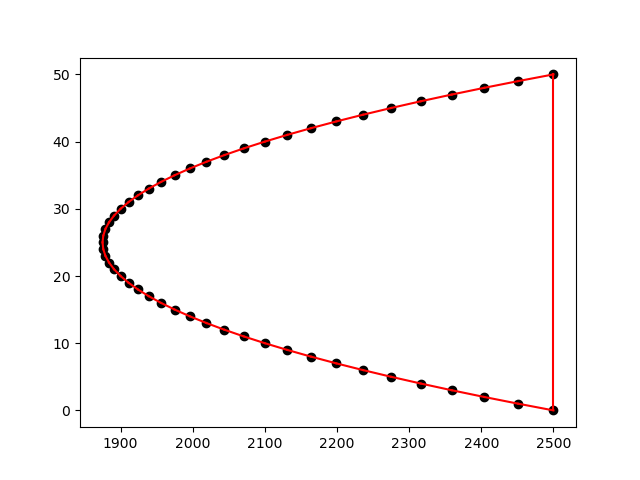

Write Python code to recreate this figure.
import numpy as np
import sys

from logzero import logger
from scipy.optimize import linprog
from matplotlib import pyplot as plt
from scipy.spatial import ConvexHull as scipy_convex_hull
from itertools import product
from contexttimer import Timer
from fractions import Fraction

from utils import coordinate2str, get_hyperplane, get_integral_vec


class Facet(object):
    def __init__(self):
        super().__init__()
        self.norm_vector = []
        self.intercept = 0

    def __str__(self):
        return '{} * x <= {}'.format(self.norm_vector, self.intercept)


class Vertex(object):
    def __init__(self, coordinate, facets_norm, facets_intercept):
        super().__init__()
        self.coordinate = np.array(coordinate)
        self.facets_norm = np.array(facets_norm)
        self.facets_intercept = np.array(facets_intercept)

    def within_boundary(self, x):
        return np.all(self.facets_norm.dot(x) <= self.facets_intercept)

    def update_facet(self, norms, intercepts):
        """
        Add facet and remove redundant facets
        """
        self.facets_norm = np.concatenate(
            (self.facets_norm, norms)
        )
        self.facets_intercept = np.concatenate(
            (self.facets_intercept, intercepts)
        )
        unique_facets = np.unique(
            np.hstack((
                self.facets_norm,
                self.facets_intercept.reshape(self.facets_norm.shape[0], 1)
            )),
            axis=0
        )
        self.facets_norm = unique_facets[:, :-1]
        self.facets_intercept = unique_facets[:, -1]
        logger.debug('before prune redundant facets: \n%s', self)

        irredundant_facets_norm = []
        irredundant_facets_intercept = []
        for i in range(self.facets_norm.shape[0]):
            c = -self.facets_norm[i, :]
            A = np.vstack((
                self.facets_norm[:i, :],
                self.facets_norm[i + 1:, :]
            ))
            b = np.hstack((
                self.facets_intercept[:i],
                self.facets_intercept[i + 1:]
            ))
            try:
                res = linprog(c, A, b, bounds=(None, None))
            except ValueError:
                irredundant_facets_norm.append(self.facets_norm[i, :])
                irredundant_facets_intercept.append(self.facets_intercept[i])
                continue
            if -res.fun - self.facets_intercept[i] > 1e-5:
                irredundant_facets_norm.append(self.facets_norm[i, :])
                irredundant_facets_intercept.append(self.facets_intercept[i])
        self.facets_norm = np.array(irredundant_facets_norm)
        self.facets_intercept = np.array(irredundant_facets_intercept)
        logger.debug('after prune redundant facets: \n%s', self)

    def __str__(self):
        string = 'Coordinate: {}\n'.format(self.coordinate)
        string += 'Facets: \n{} * x <= {}\n'.format(self.facets_norm, self.facets_intercept)
        return string

    def __eq__(self, other):
        return coordinate2str(self.coordinate) == coordinate2str(other.coordinate)

    def __hash__(self):
        return hash(coordinate2str(self.coordinate))


class ConvexHull(object):
    def __init__(self, dimension):
        super().__init__()
        self.dimension = dimension
        # coordinate => vertex
        self.vertices = {}
        self.facets = []

    def contains(self, x):
        for vertex in self.vertices.values():
            if not vertex.within_boundary(x):
                return False
        return True

    def add_vertex(self, vertex):
        v = self.get_vertex(vertex.coordinate)
        if v is not None:
            logger.debug('Duplicate vertex: \n%s\n%s', vertex, v)
            v.update_facet(vertex.facets_norm,
                           vertex.facets_intercept)
        else:
            self.vertices[coordinate2str(vertex.coordinate)] = vertex

    def get_vertex(self, coordinate):
        return self.vertices.get(coordinate2str(coordinate), None)

    def get_vertices(self):
        return self.vertices.values()

    def remove_vertex(self, vertex):
        if self.get_vertex(vertex.coordinate) is None:
            raise RuntimeError('Unable to remove vertex {}'.format(vertex.coordinate))
        del self.vertices[coordinate2str(vertex.coordinate)]

    def show(self, file_name=None):
        if self.dimension > 3:
            logger.warning('Cannot show convex hull in 4D space')
            return
        corners = []
        for v in self.vertices.values():
            corners.append(v.coordinate)
        corners = np.array(corners)
        hull = scipy_convex_hull(corners)
        fig = plt.figure()
        if self.dimension == 3:
            ax = fig.add_subplot(111, projection='3d')
        else:
            ax = fig.add_subplot(111)
        ax.plot(*corners.T, "ko")

        for s in hull.simplices:
            # s = np.append(s, s[0])
            ax.plot(*corners[s, :].T, 'r-')

        if file_name is None:
            plt.show()
        else:
            plt.savefig(file_name)

    def get_feasible_point_on_facet(
            self, norm, intercept, initial_point, handler=None
    ):
        """
        Get the feasible integer points on the given facet
        """
        sys.setrecursionlimit(10000)

        visited = set()
        res = []
        directions = np.zeros(
            [2 * len(initial_point), len(initial_point)],
            dtype=np.int32
        )
        for i in range(len(initial_point)):
            directions[2 * i][i] = 1
            directions[2 * i + 1][i] = -1

        def dfs(point):
            # nonlocal res, visited
            if not self.contains(point) or \
                    str(point) in visited or \
                    len(res) > 10:
                return
            visited.add(str(point))
            if np.dot(norm, point) == intercept and \
                    (handler and handler(point)):
                # logger.debug(
                #     'Found feasible integer point %s on \n%s * x <= %s',
                #     point, norm, intercept
                # )
                res.append(point.copy())
            for d in directions:
                point += d
                dfs(point)
                point -= d

        tmp = initial_point.astype(np.int32)
        dfs(tmp)
        for d in directions:
            tmp += d
            if self.contains(tmp):
                dfs(tmp)
        #     if res is not None:
        #         return res
            tmp -= d
        dfs(tmp)

        sys.setrecursionlimit(998)
        return res

    def __str__(self):
        string = ''
        for vertex in self.vertices.values():
            string += str(vertex) + '\n'
        return string


class IntegralConvexHull(ConvexHull):
    def __init__(self, dimension, vertices):
        super().__init__(dimension)
        for v in vertices:
            self.add_vertex(v)
        self.integral_points = []
        self._iter_integral_points()
        # logger.debug('integral points in polytope: %s', self.integral_points)

    def add_vertex(self, vertex):
        # all vertices are integral
        vertex.coordinate = vertex.coordinate.astype(np.int32)
        vertex.facets_norm = vertex.facets_norm.astype(np.int32)
        vertex.facets_intercept = vertex.facets_intercept.astype(np.int32)
        super().add_vertex(vertex)

    def _iter_integral_points(self):
        vertices_coordinate = np.zeros([len(self.vertices), self.dimension])
        for i, v in enumerate(self.vertices.values()):
            vertices_coordinate[i] = v.coordinate
        min_max_coordinate = np.stack([
            np.min(vertices_coordinate, axis=0),
            np.max(vertices_coordinate, axis=0)
        ]).astype(np.int32)
        coordinate_lists = [
            range(min_max_coordinate[0, d], min_max_coordinate[1, d] + 1)
            for d in range(self.dimension)
        ]
        for p in product(*coordinate_lists):
            if self.contains(p):
                self.integral_points.append(p)

    def add_facet(self, norm, intercept):
        # filter integral points
        self.integral_points = list(filter(
            lambda p: np.dot(norm, p) <= intercept,
            self.integral_points
        ))
        # filter vertex
        self.vertices = dict(filter(
            lambda v: np.dot(norm, v[1].coordinate) <= intercept,
            self.vertices.items()
        ))
        # logger.debug('filtered vertices: %s', self.vertices.keys())
        # logger.debug('find convex hull from %s', self.integral_points)
        with Timer() as t:
            new_convex_hull = scipy_convex_hull(self.integral_points)
        logger.info('elapsed time for quick-hull: %s', t.elapsed)
        added_vertices = []
        for v in new_convex_hull.vertices:
            vertex_coordinate = self.integral_points[v]
            norms = []
            intercepts = []
            if self.get_vertex(vertex_coordinate) is None:
                # facets_index = np.where(
                #     np.abs(np.dot(new_convex_hull.equations,
                #            np.append(vertex_coordinate, 1)) - 0) < 1e-7
                # )[0]
                facets_index = np.where(new_convex_hull.simplices == v)[0]
                for i in facets_index:
                    # integral_equation = get_integral_vec(
                    #     new_convex_hull.equations[i]
                    # )
                    # norms.append(integral_equation[:-1])
                    # intercepts.append(-integral_equation[-1])
                    new_norm, new_intercept = get_hyperplane(
                        [self.integral_points[v] for v in
                         new_convex_hull.simplices[i]]
                    )
                    new_norm = np.array(new_norm, dtype=np.int32)
                    new_intercept = np.array(new_intercept, dtype=np.int32)
                    # get the half-space
                    for k in range(len(self.integral_points)):
                        sign = np.dot(new_norm, self.integral_points[k])
                        if sign != new_intercept:
                            sign = 1 - 2 * int(sign > new_intercept)
                            new_norm *= sign
                            new_intercept *= sign
                            break
                    norms.append(new_norm)
                    intercepts.append(new_intercept)
                norms = np.array(norms, dtype=np.int32)
                intercepts = np.array(intercepts, dtype=np.int32)
                vertex = Vertex(vertex_coordinate, norms, intercepts)
                logger.debug('find new vertex %s', vertex)
                self.add_vertex(vertex)
                added_vertices.append(vertex)
        return added_vertices
